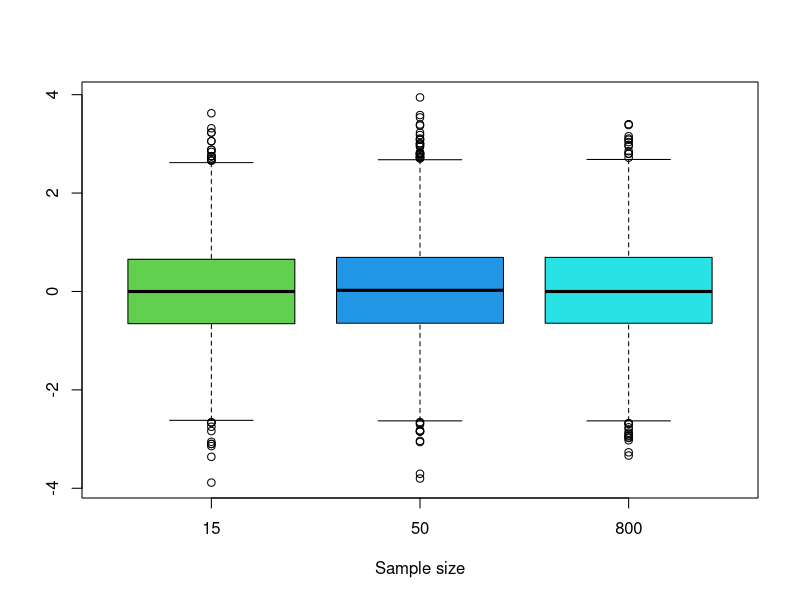
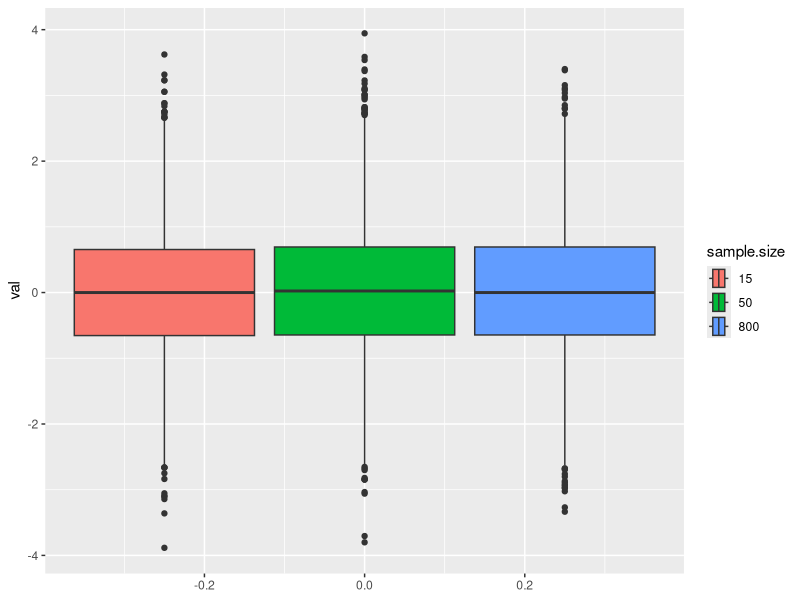
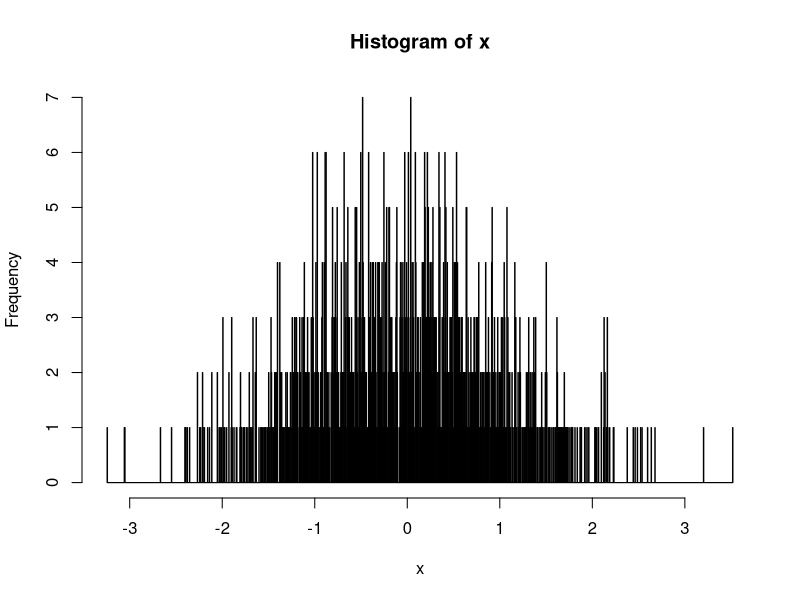
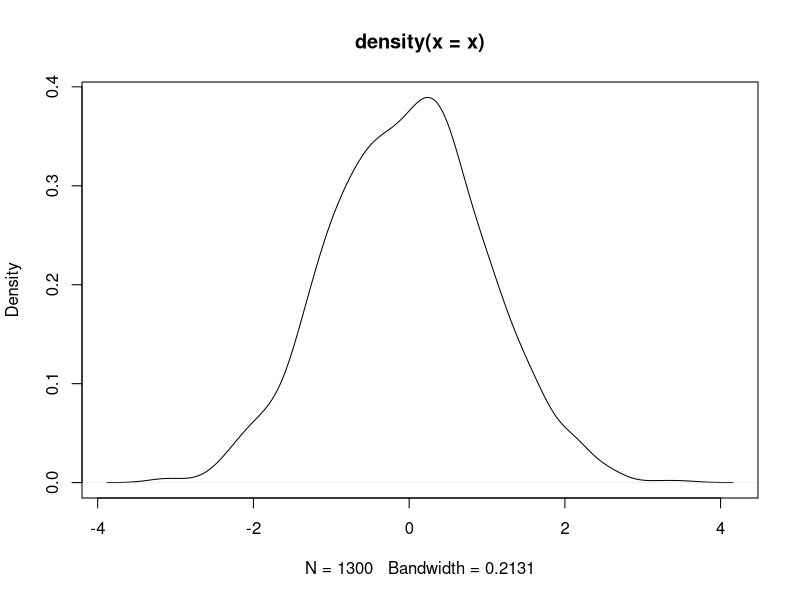
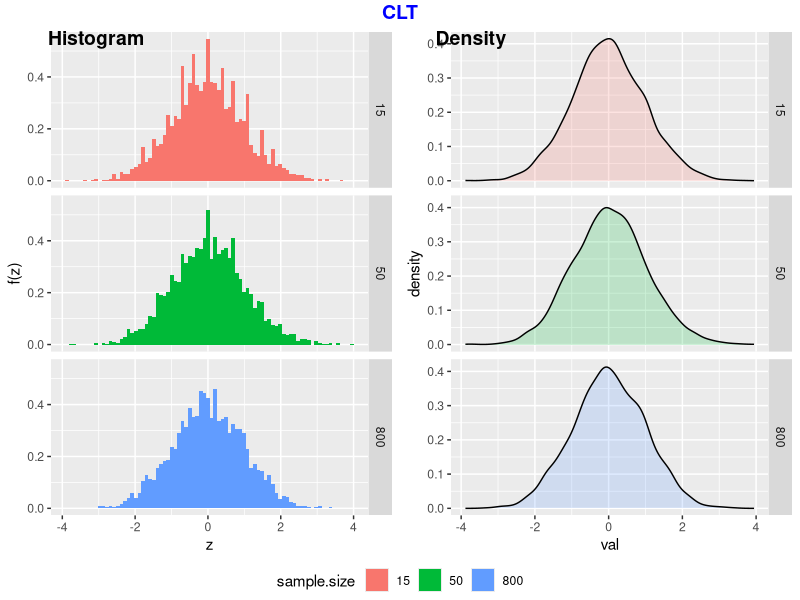
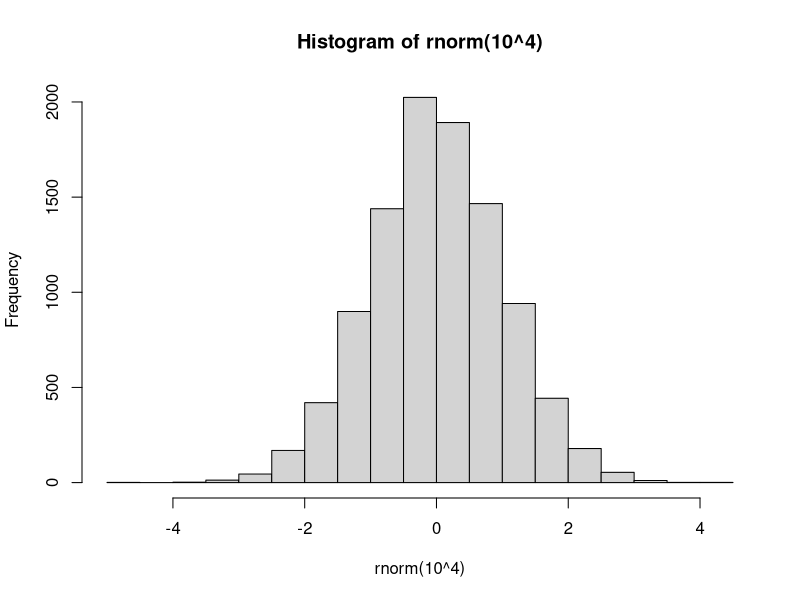

These charts were generated, in order, by the following R code:
## ---- chunk 1
knitr::opts_chunk$set(echo = TRUE)
## ---- chunk 2
set.seed(7)
lambdat <- 35
sims <- 4000
m <- c(15,50,800)
E.of.X <- V.of.X <- lambdat
z <- matrix(NA, nrow = sims, ncol = length(m))


for (j in 1:length(m)){
  for (i in 1:sims){
    
    samp <- rpois(n = m[j], lambda = lambdat)
    sample.mean <- mean(samp)
    z[i, j] <- (sample.mean - E.of.X) / sqrt(V.of.X / m[j])
  }
}

summary(z)
## ---- chunk 3

#### Hystograms and boxplot with ggplot 

z.data <- data.frame(
  val = as.vector(z),
  sample.size = as.factor(rep(m, each = sims))
)

require(ggplot2); require(ggpubr)

# the default boxplot function 

boxplot(z, 
        xlab = "Sample size",
        col = 3:5,
        names = m,
        horisontal = F)

ggplot(data = z.data,
       aes(x = val, fill = sample.size))+
  geom_boxplot()+
  coord_flip()


#### histogram

graph1 <- ggplot(z.data, aes(x = val, 
                   y = stat(density),
                   fill = sample.size))+
  labs(x = 'z', y = 'f(z)')+
  geom_histogram(bins = 80)

graph11 <- graph1 + facet_grid(sample.size ~ .)


##### density estimation 

set.seed(3)
x<- rnorm(1300)
hist(x, breaks = 1000)
plot(density(x))

graph2 <- ggplot(z.data, aes(x = val, fill =  sample.size))+
  geom_density(alpha = .2)

graph22 <- graph2 + facet_grid(sample.size ~ .)


combined.plot <- ggarrange(graph11, 
          graph22,
          ncol = 2,
          common.legend = T,
          legend = "bottom",
          labels = c("Histogram", "Density"))

annotate_figure(
  combined.plot,
  top = text_grob(
    'CLT', color = 'blue', face = 'bold', size = 14
  )
)
## ---- chunk 4
set.seed(6)
hist(rnorm(10^4))
## ---- chunk 5
summary(rgeom(100, 0.7))
